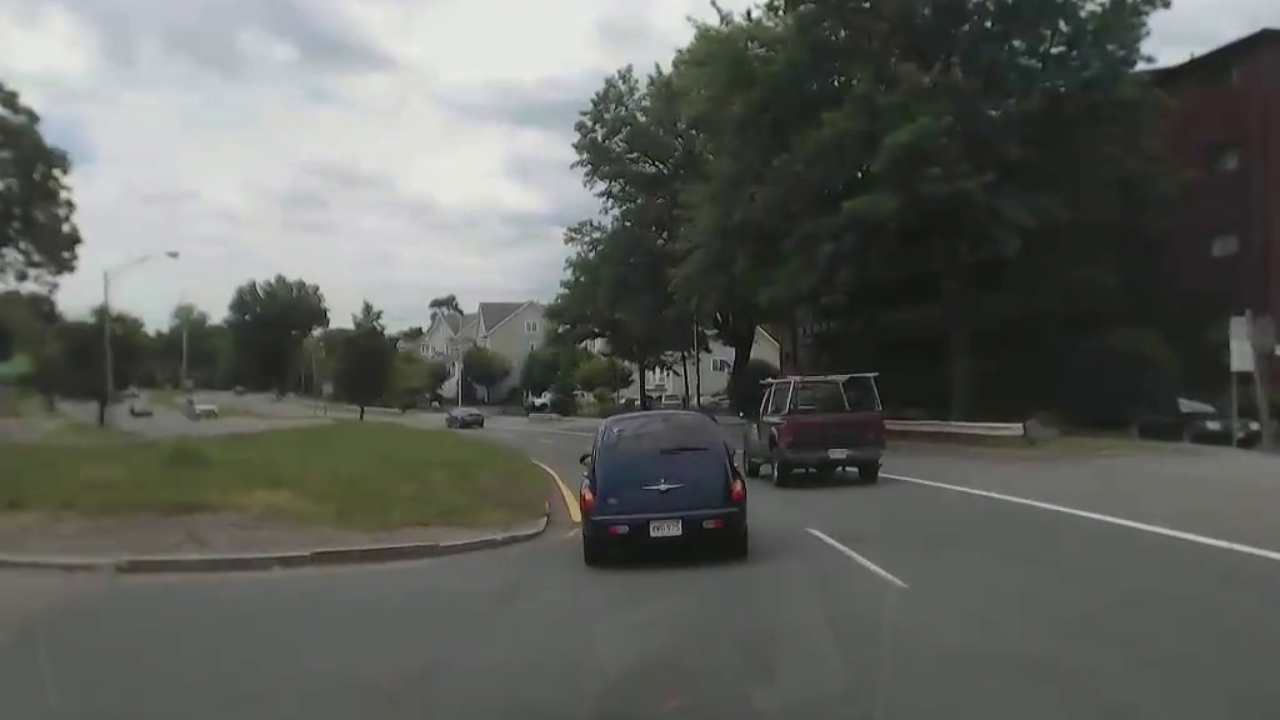
#> input picture source/car/0008.png, 1280 x 720 px
$ python -i detect_multi_targets.py   (imports and definitions only)
#> lines starting #> are read from the running program, lines starting #| are printed output that depends on the picture
### Task_2/utils.py
import numpy as np
import cv2


# 归一化
def normalization(data):
    return (data - data.min()) / (data.max() - data.min())


# 生成高斯峰
# [12 lines left out: function generate_gauss_map, not called in this run]


# 预处理，解决边界效应
def pre_process(img):
    # 这个操作对应论文Preprossing部分
    h, w = img.shape
    # 首先是log函数，有助于低对比度光照情况
    img = np.log(img + 1)
    # 标准化
    img = (img - img.mean()) / (img.std() + 1e-5)
    # 获取余弦窗
    win_col = np.hanning(w)
    win_row = np.hanning(h)
    col, row = np.meshgrid(win_col, win_row)
    window = col * row
    # 将余弦窗与图片直接相乘
    return img * window


# 仿射变换，随机翻转（参考代码提供的函数，因为存在一点问题，所以没有使用）
# [53 lines left out: functions random_warp, pretrain, cal_psr, not called in this run]

### Task_3/detect_multi_targets.py
from Task_2.utils import pre_process, normalization
import cv2
import numpy as np
from skimage.io import imsave


# [20 lines left out: function pre_process_n, not called in this run]


class Detector:
    """
    相关滤波检测器类
    """

    def __init__(self, pretrain_num=4, h=720, w=1280, show_in_window=False):
        """
        构造函数
        :param pretrain_num:预训练轮数
        :param h:初始化时，相关滤波器的高
        :param w:初始化时，相关滤波器的宽
        :param show_in_window: 是否使用opencv的方式显示预测结果
        """
        self.pretrain_num = pretrain_num
        self.cell = None  # 相关滤波器
        self.cell_h = h
        self.cell_w = w
        self.show_in_windows = show_in_window

    # [49 lines left out: function train, not called in this run]

    def run(self, img_path):
        """
        检测一张图像（目前一张图像只支持一个目标检测）
        :param img_path:图像的路径
        """
#> called with img_path = '../source/car/0008.png'
        # 读取一张图像，变成灰度图，resize成滤波器大小，浮点数转换
        img = cv2.imread(img_path, -1)
#> img is the input picture: shape (720, 1280, 3); mean B, G, R 92.3, 97.3, 95.1
        gray = cv2.cvtColor(img, cv2.COLOR_BGR2GRAY)
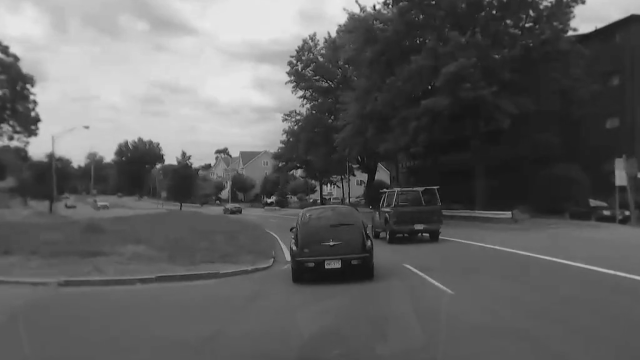
#> gray: shape (720, 1280) (shown at 1/2 size); min 1, max 234, mean 96.1
        # gray = cv2.resize(gray, (self.cell_w, self.cell_h))
        gray = gray.astype(np.float32)
        # 图像预处理
        fi = pre_process(gray)
#> in pre_process, `img = np.log(img + 1)`:
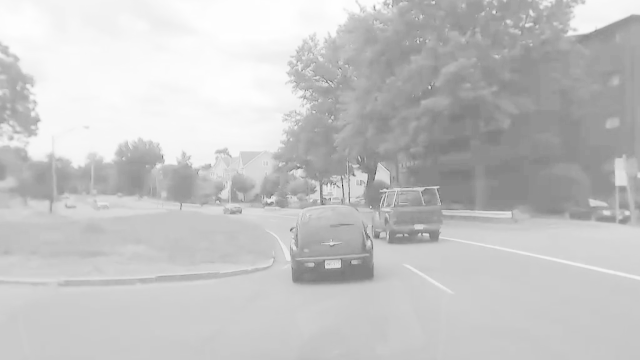
#> img: shape (720, 1280) float32 (shown at 1/2 size); min 0.693, max 5.46, mean 4.38; drawn with min black and max white
#> in pre_process, `return img * window`:
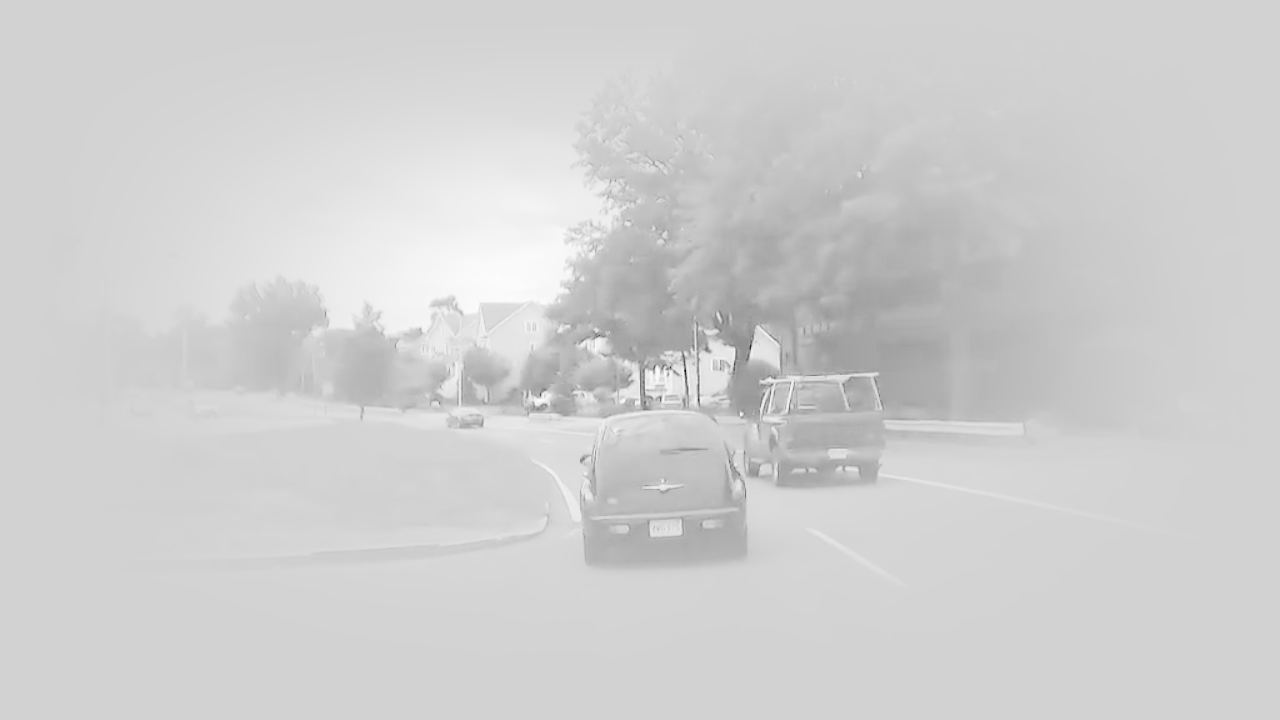
#> returned value: shape (720, 1280) float64; min -5.81, max 1.24, mean -0.0645; drawn with min black and max white
        # 生成相应图
#> (the run stopped early here; a loop or call above may not have finished)

$ run again, on source/car/0000.png
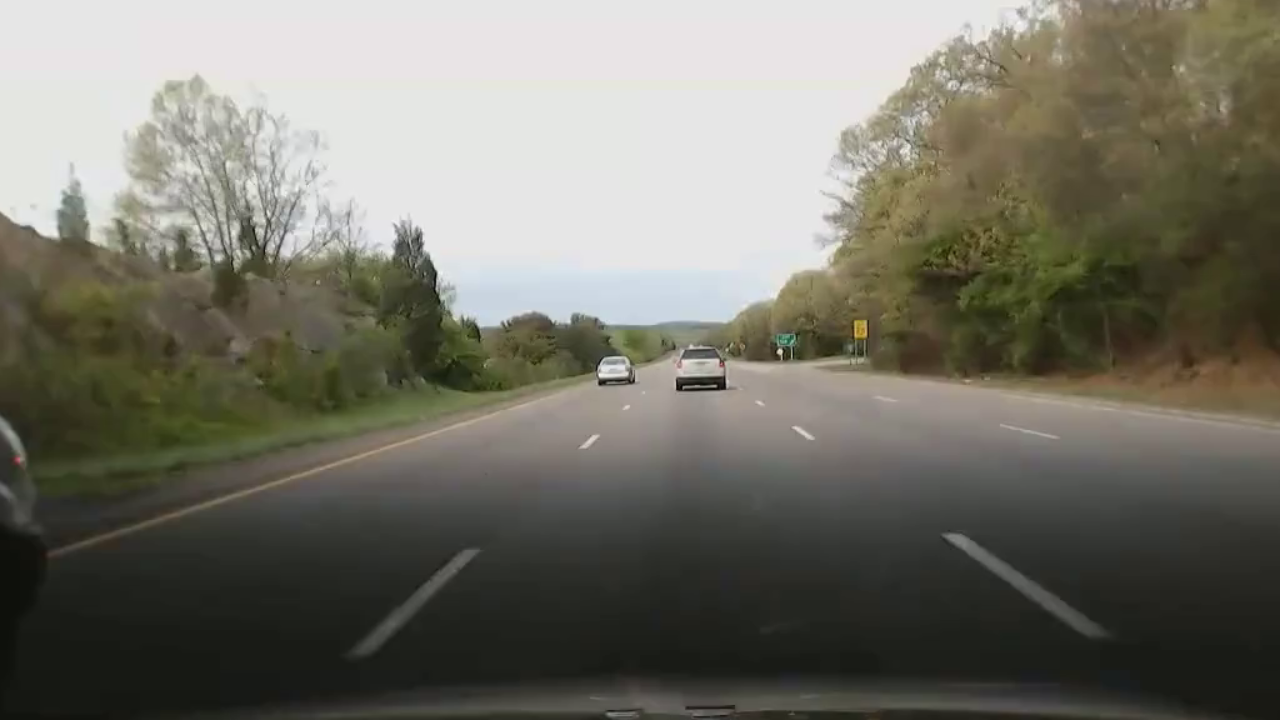
#> input picture source/car/0000.png, 1280 x 720 px
#> in run, img is the input picture: shape (720, 1280, 3); mean B, G, R 102.9, 113.7, 115.3
#> in pre_process, `img = np.log(img + 1)`:
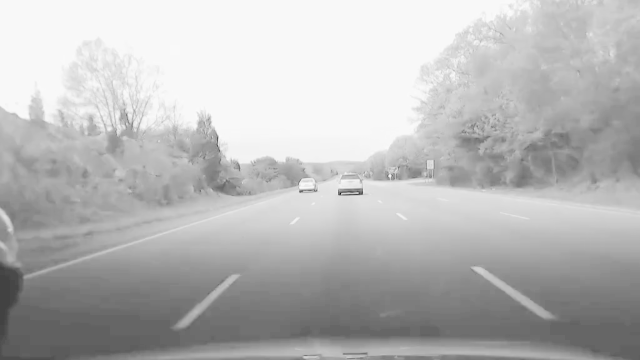
#> img: shape (720, 1280) float32 (shown at 1/2 size); min 1.79, max 5.53, mean 4.5; drawn with min black and max white
#> in pre_process, `return img * window`:
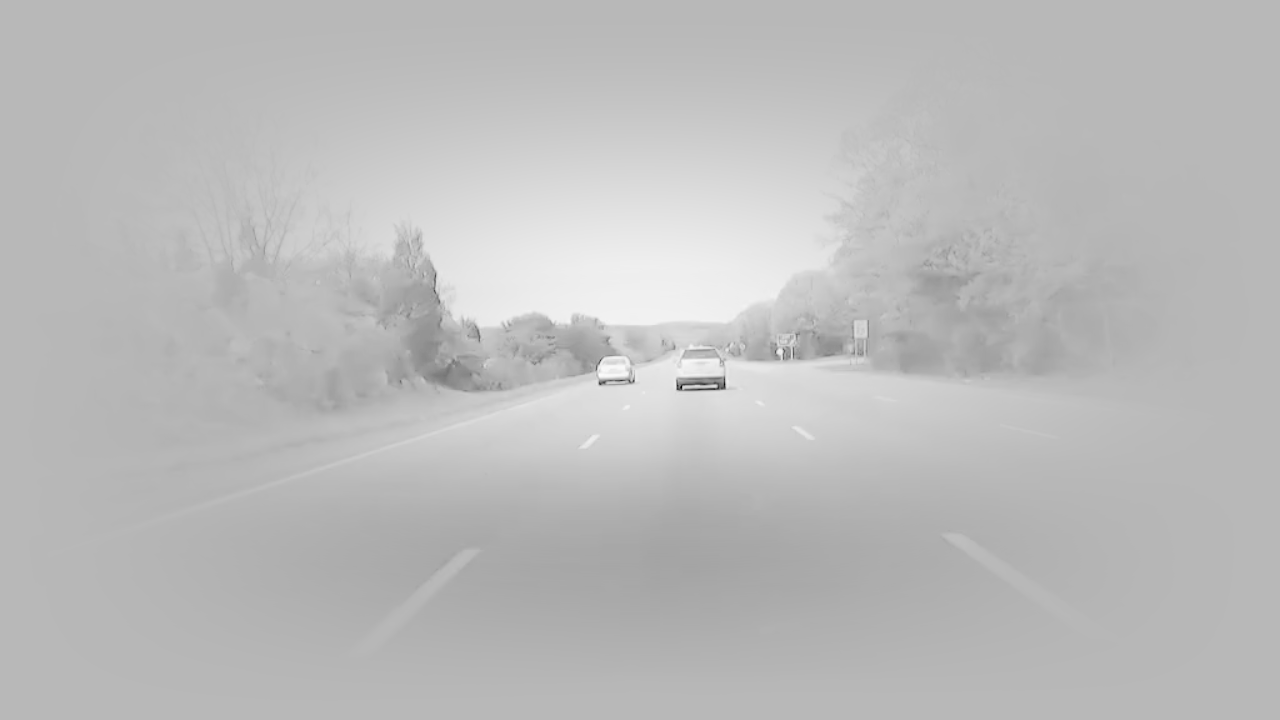
#> returned value: shape (720, 1280) float64; min -3.73, max 1.43, mean 0.0736; drawn with min black and max white

$ run again, on source/car/0005.png
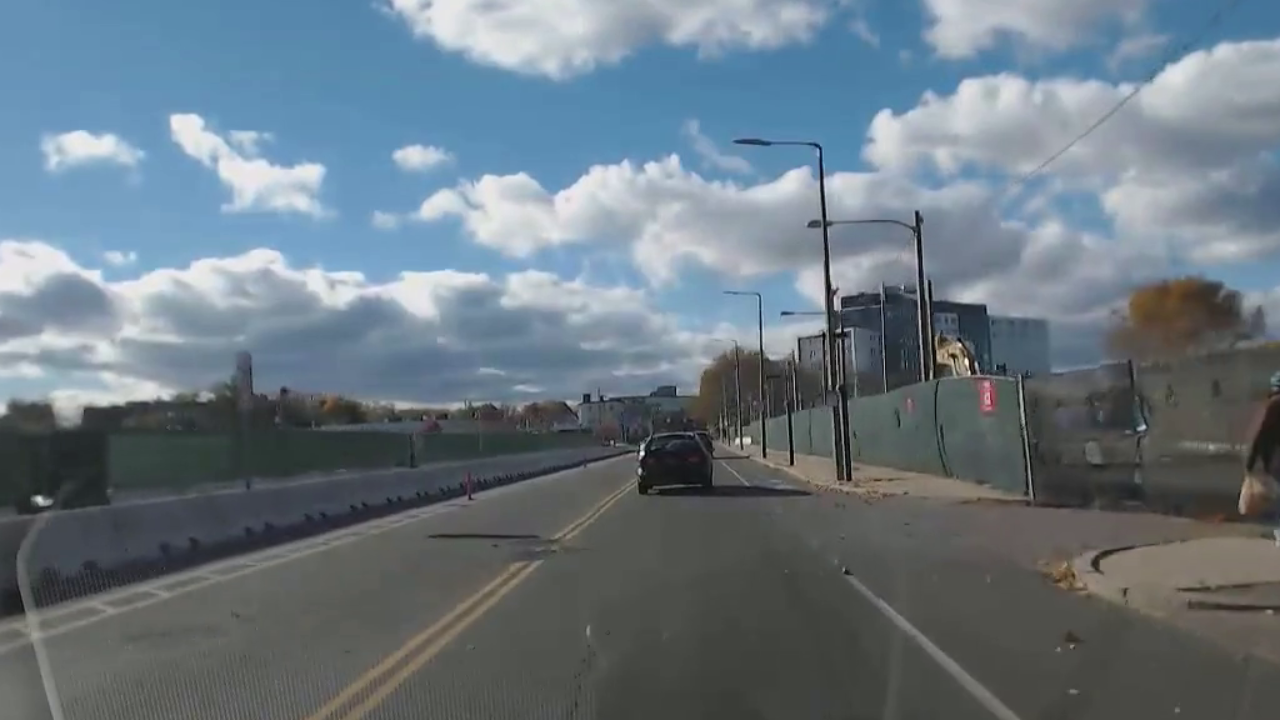
#> input picture source/car/0005.png, 1280 x 720 px
#> in run, img is the input picture: shape (720, 1280, 3); mean B, G, R 129.1, 119.5, 106.1
#> in run, `gray = cv2.cvtColor(img, cv2.COLOR_BGR2GRAY)`:
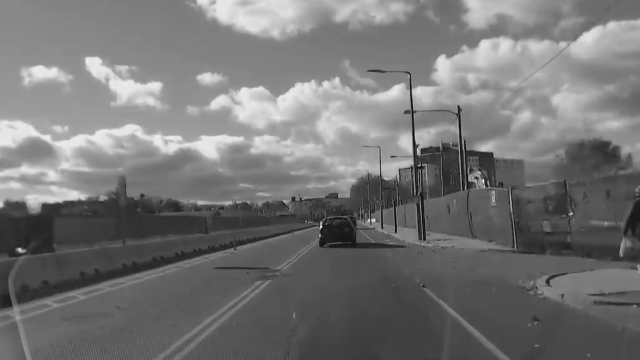
#> gray: shape (720, 1280) (shown at 1/2 size); min 0, max 247, mean 116.6
#> in pre_process, `return img * window`:
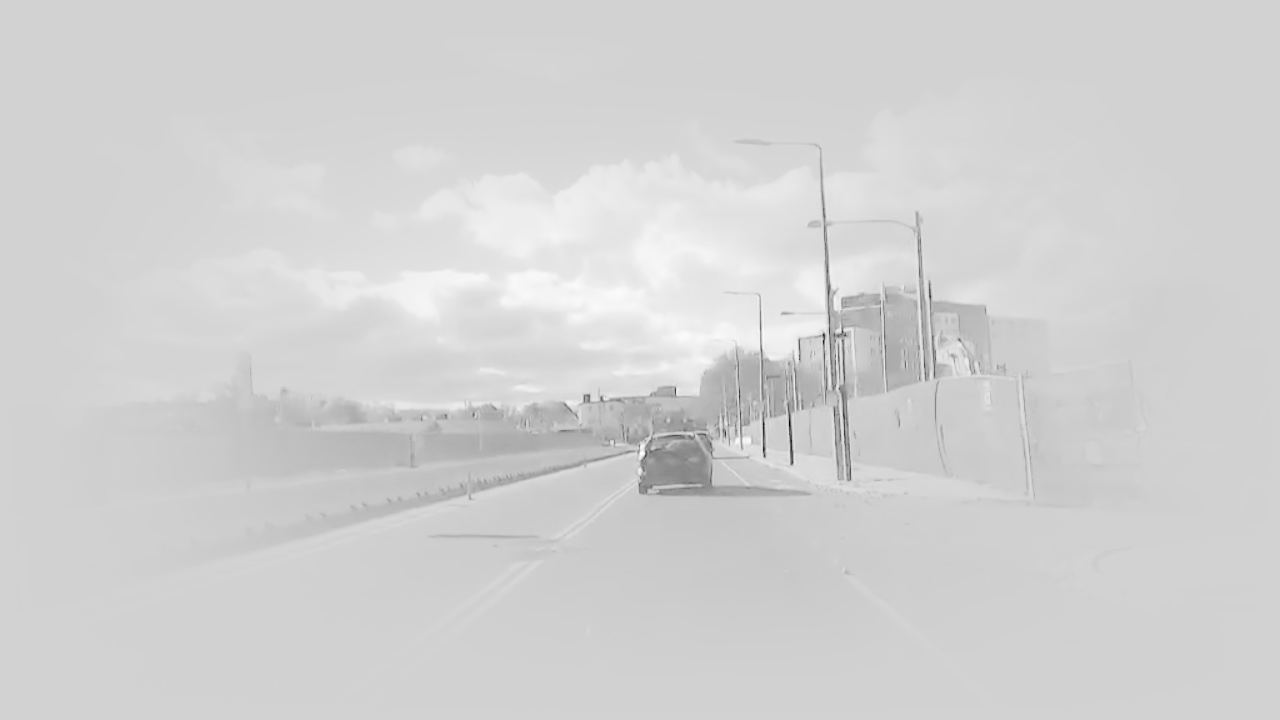
#> returned value: shape (720, 1280) float64; min -7.66, max 1.64, mean -5.81e-05; drawn with min black and max white
